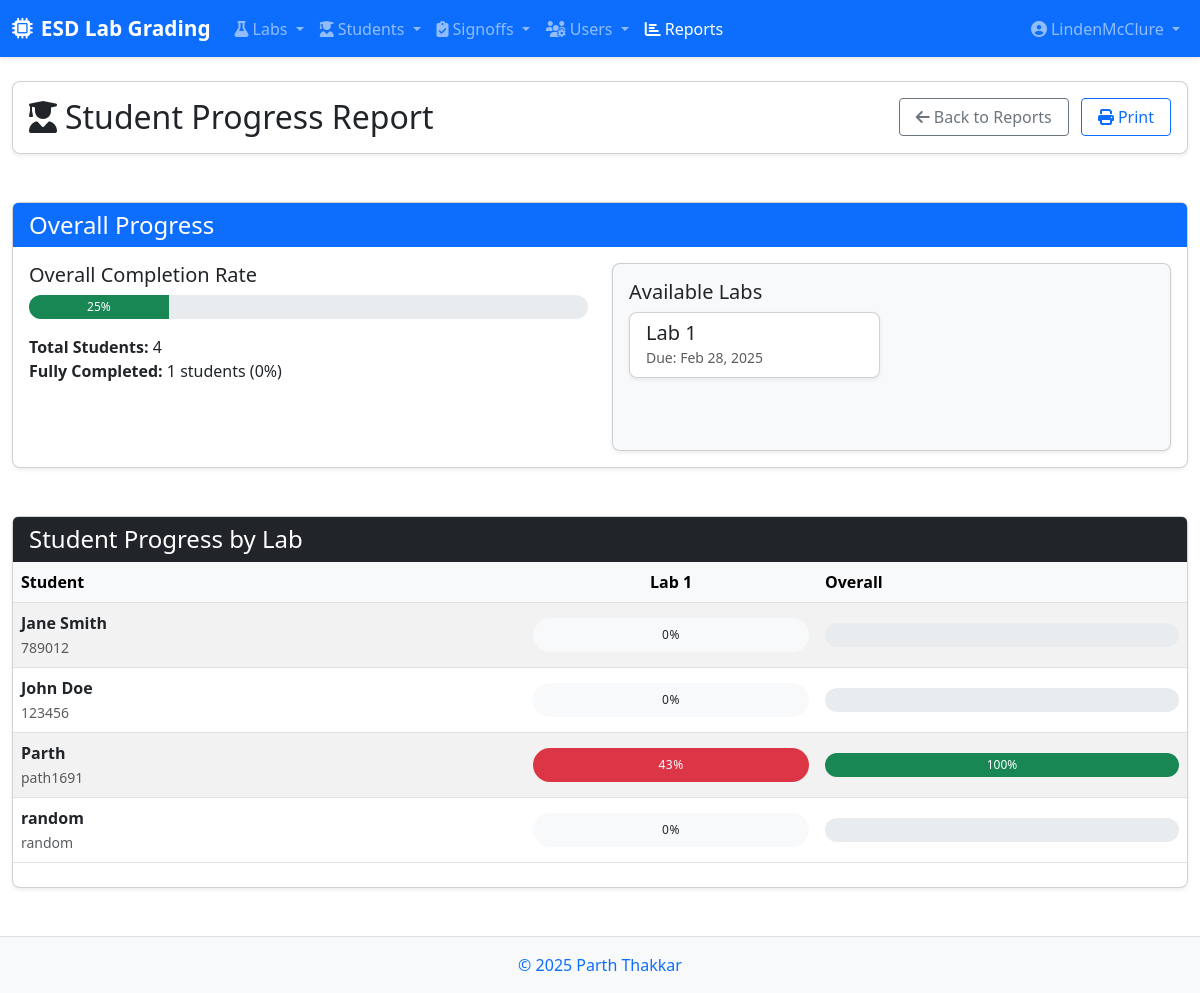
The app's page /reports/students/ (signed in), older data.
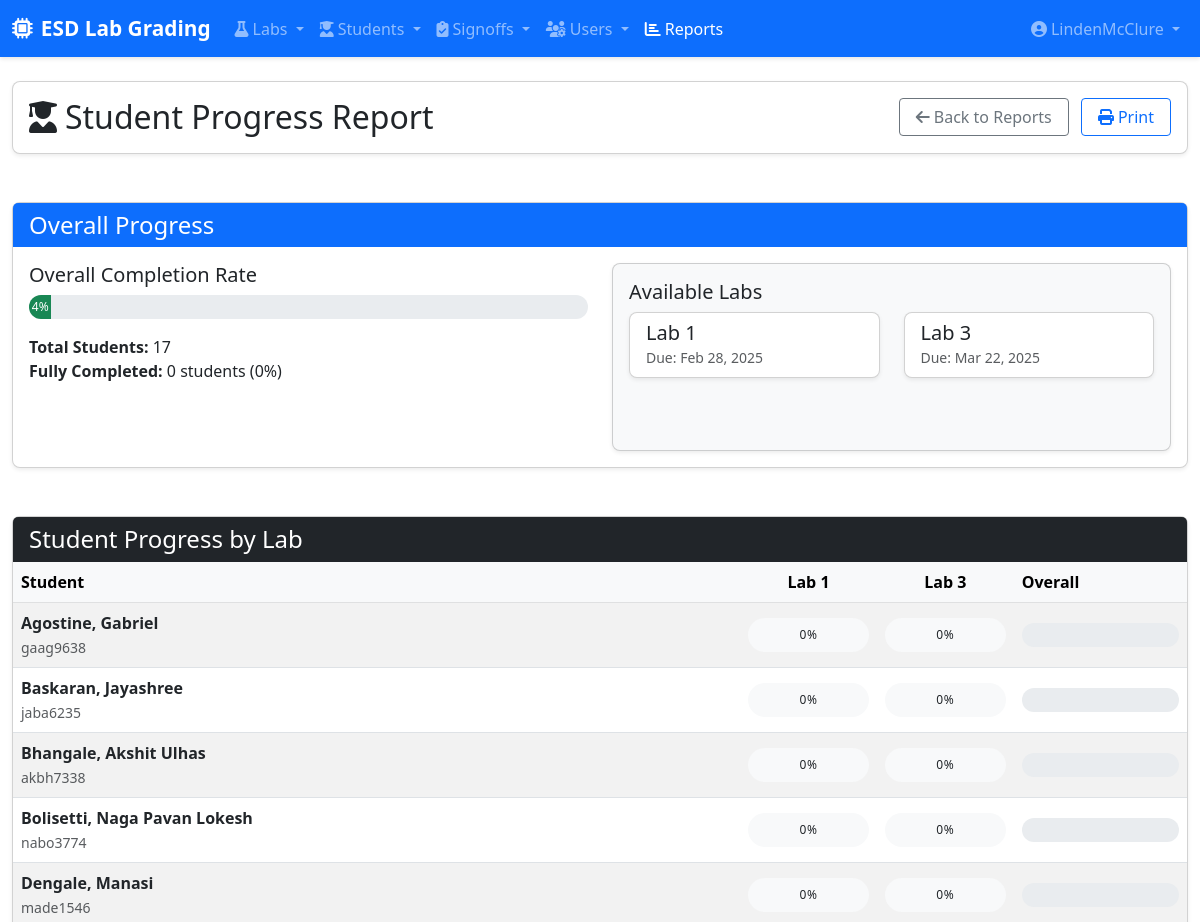
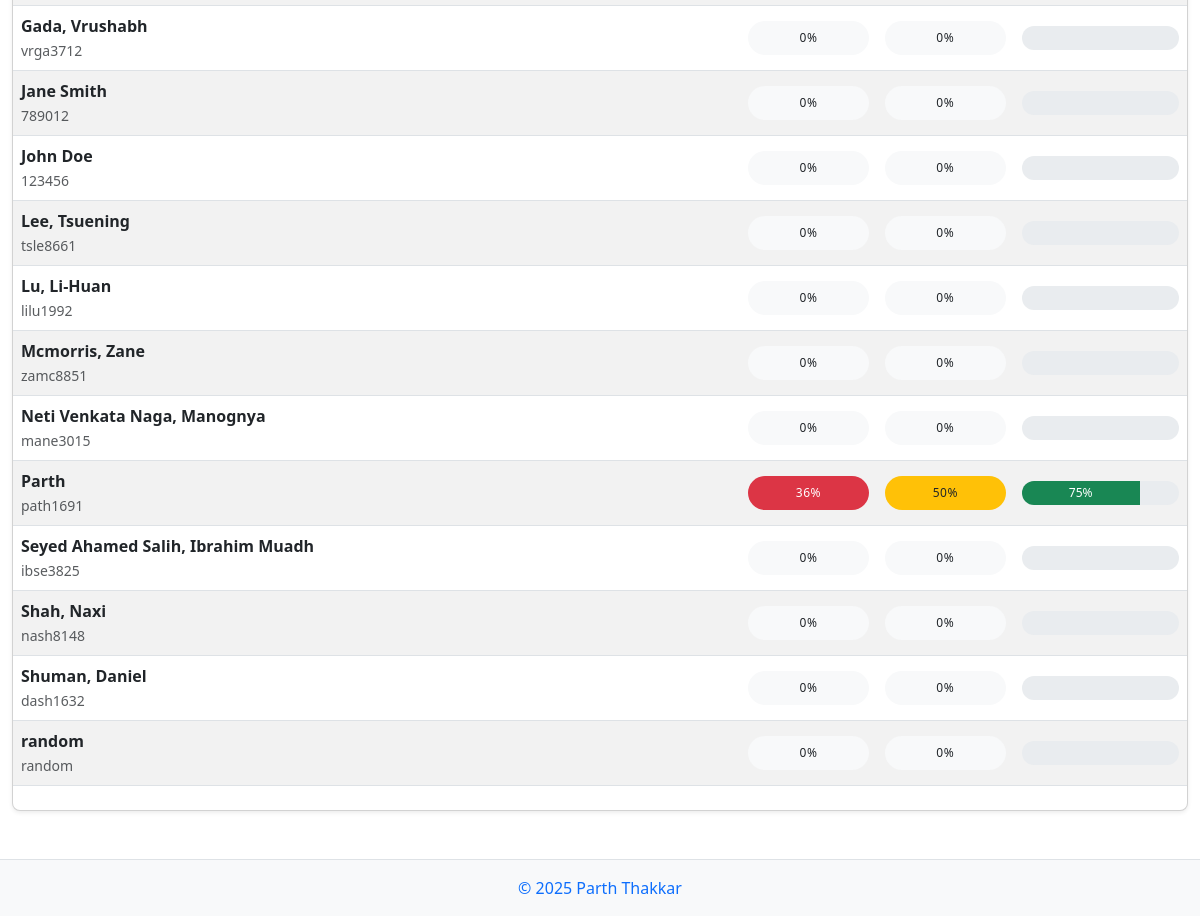
The same page, newer data (2 pictures, top to bottom).
### labs/models.py (models this page shows, shortened)
class Lab(models.Model):
    name = models.CharField(max_length=200)
    description = models.TextField(blank=True)
    due_date = models.DateTimeField()
    total_points = models.DecimalField(max_digits=5, decimal_places=2)
    grade_scale = models.ForeignKey(GradeScale, on_delete=models.SET_NULL, null=True, blank=True,
                                    related_name='labs', help_text="Grade scale to use for this lab")
    def get_max_score(self):
        total = Decimal('0')
        for part in self.parts.all():
            total += part.get_max_score()
        return total
    def get_student_score(self, student):
        total_score = Decimal('0')
        parts = self.parts.all()
        for part in parts:
            student_score = part.get_student_score(student)
            total_score += student_score
        return total_score
    def get_student_percentage(self, student):
        max_score = self.get_max_score()
        if max_score == 0:
            return Decimal('0')
        score = self.get_student_score(student)
        return (score / max_score) * Decimal('100')
    def get_grade_letter(self, student):
        percentage = self.get_student_percentage(student)
        grade_scale = self.grade_scale if self.grade_scale else GradeScale.get_default_scale()
        return grade_scale.get_letter_grade(percentage)

class Student(models.Model):
    student_id = models.CharField(max_length=20, unique=True)
    name = models.CharField(max_length=100)
    email = models.EmailField(blank=True)
    batch = models.DateField(auto_now=False, auto_now_add=False)
    active = models.BooleanField(default=True)
    @property
    def get_completion_status(self):
        total_parts = Part.objects.filter(is_required=True).count()
        completed_parts = Signoff.objects.filter(
            student=self,
            status='approved',
            part__is_required=True
        ).values('part').distinct().count()
        if total_parts == 0:
            return 0
        return (completed_parts / total_parts) * 100

### labs/views.py (the view)
    def wrap(request, *args, **kwargs):
        try:
            if hasattr(request.user, 'role') and request.user.role.role in ['ta', 'instructor']:
                return function(request, *args, **kwargs)
            else:
                raise PermissionDenied("You must be a teaching assistant or instructor to access this page.")
        except (AttributeError, UserRole.DoesNotExist):
            raise PermissionDenied("You must be a teaching assistant or instructor to access this page.")

### labs/models.py (called while the page is built, shortened)
    def get_student_score(self, student):
        try:
            signoff = Signoff.objects.get(student=student, part=self, status='approved')
            eval_sheet = signoff.evaluation_sheet.first()
            quality_score = signoff.get_total_quality_score()
            challenge_score = Decimal('0')
            if self.has_challenges:
                challenge_scores = signoff.challenge_scores.all()
                if challenge_scores:
                    challenge_score = sum(Decimal(str(score.score)) for score in challenge_scores)
            return quality_score + challenge_score
        except Signoff.DoesNotExist:
            return 0

    def get_total_quality_score(self):
        criteria = QualityCriteria.objects.filter(part=self.part)
        quality_score = Decimal('0')
        scores = self.quality_scores.all()
        score_map = {score.criteria_id: Decimal(str(score.score)) for score in scores}
        for criterion in criteria:
            if criterion.id in score_map:
                quality_score += score_map[criterion.id]
        evaluation = self.evaluation_sheet.first()
        return quality_score + evaluation.get_earned_marks()

### labs/templates/labs/reports/student_progress.html (shortened to what the changed rows need)
{% extends 'base.html' %}
{% load static %}
{% block content %}
<div class="container-fluid">
    <div class="row mb-4">
        <div class="col-12">
            <div class="card">
                <div class="card-body d-flex justify-content-between align-items-center">
                    <h2 class="mb-0"><i class="fas fa-user-graduate me-2"></i>Student Progress Report</h2>
                </div>
            </div>
        </div>
    </div>
    <div class="row mb-4">
        <div class="col-md-12">
            <div class="card">
                <div class="card-body">
                    <div class="row">
                        <div class="col-md-6">
                            <div class="mb-3">
                                <h5>Overall Completion Rate</h5>
                                <div class="progress completion-bar">
                                    <div class="progress-bar bg-success" role="progressbar"
                                         style="width: {{ stats.overall_completion|floatformat:0 }}%"
                                         aria-valuenow="{{ stats.overall_completion|floatformat:0 }}"
                                         aria-valuemin="0" aria-valuemax="100">
                                        {{ stats.overall_completion|floatformat:0 }}%
                                    </div>
                                </div>
                            </div>
                            <p>
                                <strong>Total Students:</strong> {{ stats.total_students }}<br>
                                <strong>Fully Completed:</strong> {{ stats.fully_completed }} students
                                ({{ stats.total_students|yesno:'0,0' }}%)
                            </p>
                        </div>
                        <div class="col-md-6">
                            <div class="card bg-light h-100">
                                <div class="card-body">
                                    <div class="row">
                                        {% for lab in labs %}
                                        <div class="col-md-6 mb-2">
                                            <div class="card">
                                                <div class="card-body py-2">
                                                    <h5 class="mb-0">{{ lab.name }}</h5>
                                                    <small class="text-muted">Due: {{ lab.due_date|date:"M j, Y" }}</small>
                                                </div>
                                            </div>
                                        </div>
                                        {% endfor %}
                                    </div>
                                </div>
                            </div>
                        </div>
                    </div>
                </div>
            </div>
        </div>
    </div>
    <div class="row">
        <div class="col-12">
            <div class="card">
                <div class="card-body p-0">
                    <div class="table-responsive">
                        <table class="table table-striped table-hover mb-0 report-table">
                            <thead class="table-light">
                                <tr>
                                    <th>Student</th>
                                    {% for lab in labs %}
                                    <th class="text-center">{{ lab.name }}</th>
                                    {% endfor %}
                                    <th>Overall</th>
                                </tr>
                            </thead>
                            <tbody>
                                {% for row in matrix %}
                                <tr>
                                    <td>
                                        <div><strong>{{ row.student.name }}</strong></div>
                                        <small class="text-muted">{{ row.student.student_id }}</small>
                                    </td>
                                    {% for lab_status in row.labs %}
                                    <td class="text-center">
                                        <div class="status-badge {{ lab_status.css_class }}">
                                            {{ lab_status.completion|floatformat:0 }}%
                                        </div>
                                    </td>
                                    {% endfor %}
                                    <td>
                                        <div class="progress completion-bar">
                                            <div class="progress-bar {{ row.overall_completion|floatformat:0|yesno:'bg-success,bg-warning' }}"
                                                 role="progressbar"
                                                 style="width: {{ row.overall_completion|floatformat:0 }}%"
                                                 aria-valuenow="{{ row.overall_completion|floatformat:0 }}"
                                                 aria-valuemin="0" aria-valuemax="100">
                                                {{ row.overall_completion|floatformat:0 }}%
                                            </div>
                                        </div>
                                    </td>
                                </tr>
                                {% endfor %}
                            </tbody>
                        </table>
                    </div>
                </div>
            </div>
        </div>
    </div>
</div>
{% endblock %}

Row changes from the older to the newer data that the page shows:
computed for Lab "Lab 1": completion "43" → "36"
added Lab: name "Lab 3", due_date "Mar 22, 2025", completion "0", completion "50"
added Student: student.name "Agostine, Gabriel", student.student_id "gaag9638", Lab (completion "0")
added Student: student.name "Baskaran, Jayashree", student.student_id "jaba6235", Lab (completion "0")
added Student: student.name "Bhangale, Akshit Ulhas", student.student_id "akbh7338", Lab (completion "0")
added Student: student.name "Bolisetti, Naga Pavan Lokesh", student.student_id "nabo3774", Lab (completion "0")
added Student: student.name "Dengale, Manasi", student.student_id "made1546", Lab (completion "0")
added Student: student.name "Gada, Vrushabh", student.student_id "vrga3712", Lab (completion "0")
added Student: student.name "Lee, Tsuening", student.student_id "tsle8661", Lab (completion "0")
added Student: student.name "Lu, Li-Huan", student.student_id "lilu1992", Lab (completion "0")
added Student: student.name "Mcmorris, Zane", student.student_id "zamc8851", Lab (completion "0")
added Student: student.name "Neti Venkata Naga, Manognya", student.student_id "mane3015", Lab (completion "0")
computed for Student "Parth": {{ row.overall_completion|floatformat:0 }} 100 → 75 (drawn); overall_completion "100" → "75"
added Student: student.name "Seyed Ahamed Salih, Ibrahim Muadh", student.student_id "ibse3825", Lab (completion "0")
added Student: student.name "Shah, Naxi", student.student_id "nash8148", Lab (completion "0")
added Student: student.name "Shuman, Daniel", student.student_id "dash1632", Lab (completion "0")
Text that changed along with them:
{{ stats.overall_completion|floatformat:0 }}: 25 → 4 (drawn)
{{ stats.overall_completion|floatformat:0 }}: "25" → "4"
{{ stats.total_students }}: "4" → "17"
{{ stats.fully_completed }}: "1" → "0"
